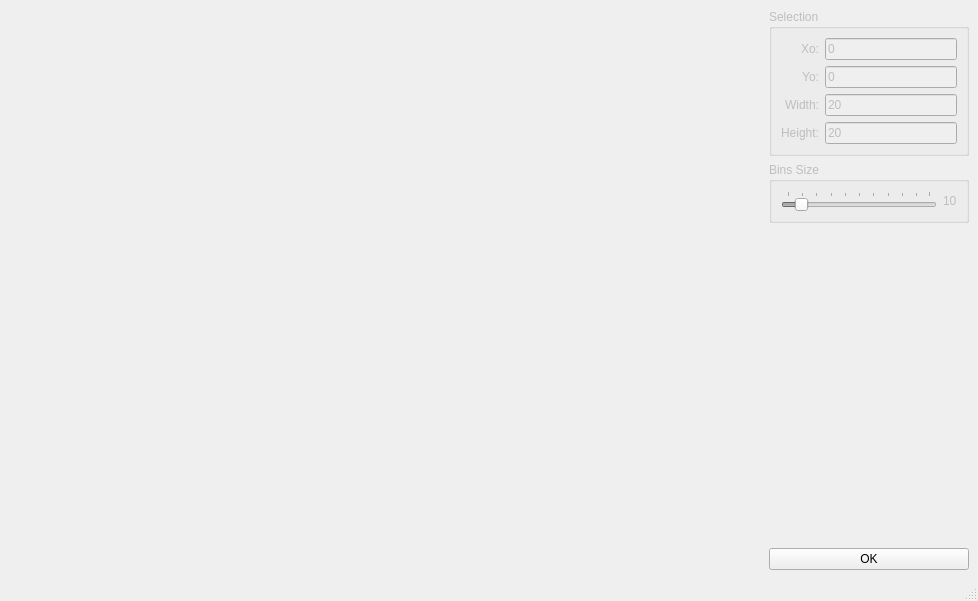
<?xml version="1.0" encoding="UTF-8"?>
<ui version="4.0">
 <class>MainWindow</class>
 <widget class="QMainWindow" name="MainWindow">
  <property name="geometry">
   <rect>
    <x>0</x>
    <y>0</y>
    <width>978</width>
    <height>601</height>
   </rect>
  </property>
  <property name="minimumSize">
   <size>
    <width>300</width>
    <height>0</height>
   </size>
  </property>
  <property name="windowTitle">
   <string>MainWindow</string>
  </property>
  <widget class="QWidget" name="centralwidget">
   <property name="minimumSize">
    <size>
     <width>0</width>
     <height>0</height>
    </size>
   </property>
   <layout class="QHBoxLayout" name="horizontalLayout_2">
    <item>
     <widget class="QWidget" name="left_widget" native="true">
      <property name="sizePolicy">
       <sizepolicy hsizetype="Expanding" vsizetype="Expanding">
        <horstretch>0</horstretch>
        <verstretch>0</verstretch>
       </sizepolicy>
      </property>
     </widget>
    </item>
    <item>
     <layout class="QVBoxLayout" name="verticalLayout_2">
      <property name="sizeConstraint">
       <enum>QLayout::SetMinimumSize</enum>
      </property>
      <item>
       <layout class="QVBoxLayout" name="verticalLayout">
        <property name="sizeConstraint">
         <enum>QLayout::SetMinimumSize</enum>
        </property>
        <item>
         <widget class="QGroupBox" name="groupBox">
          <property name="enabled">
           <bool>false</bool>
          </property>
          <property name="sizePolicy">
           <sizepolicy hsizetype="Minimum" vsizetype="Preferred">
            <horstretch>0</horstretch>
            <verstretch>0</verstretch>
           </sizepolicy>
          </property>
          <property name="minimumSize">
           <size>
            <width>200</width>
            <height>0</height>
           </size>
          </property>
          <property name="maximumSize">
           <size>
            <width>200</width>
            <height>16777215</height>
           </size>
          </property>
          <property name="title">
           <string>Selection</string>
          </property>
          <layout class="QGridLayout" name="gridLayout">
           <item row="0" column="0">
            <widget class="QLabel" name="label">
             <property name="sizePolicy">
              <sizepolicy hsizetype="Minimum" vsizetype="Preferred">
               <horstretch>0</horstretch>
               <verstretch>0</verstretch>
              </sizepolicy>
             </property>
             <property name="text">
              <string>Xo:</string>
             </property>
             <property name="alignment">
              <set>Qt::AlignRight|Qt::AlignTrailing|Qt::AlignVCenter</set>
             </property>
            </widget>
           </item>
           <item row="0" column="1">
            <widget class="QLineEdit" name="selection_x0">
             <property name="text">
              <string>0</string>
             </property>
            </widget>
           </item>
           <item row="1" column="0">
            <widget class="QLabel" name="label_2">
             <property name="text">
              <string>Yo:</string>
             </property>
             <property name="alignment">
              <set>Qt::AlignRight|Qt::AlignTrailing|Qt::AlignVCenter</set>
             </property>
            </widget>
           </item>
           <item row="1" column="1">
            <widget class="QLineEdit" name="selection_y0">
             <property name="text">
              <string>0</string>
             </property>
            </widget>
           </item>
           <item row="2" column="0">
            <widget class="QLabel" name="label_3">
             <property name="text">
              <string>Width:</string>
             </property>
             <property name="alignment">
              <set>Qt::AlignRight|Qt::AlignTrailing|Qt::AlignVCenter</set>
             </property>
            </widget>
           </item>
           <item row="2" column="1">
            <widget class="QLineEdit" name="selection_width">
             <property name="text">
              <string>20</string>
             </property>
            </widget>
           </item>
           <item row="3" column="0">
            <widget class="QLabel" name="label_4">
             <property name="text">
              <string>Height:</string>
             </property>
             <property name="alignment">
              <set>Qt::AlignRight|Qt::AlignTrailing|Qt::AlignVCenter</set>
             </property>
            </widget>
           </item>
           <item row="3" column="1">
            <widget class="QLineEdit" name="selection_height">
             <property name="text">
              <string>20</string>
             </property>
            </widget>
           </item>
          </layout>
         </widget>
        </item>
        <item>
         <widget class="QGroupBox" name="groupBox_2">
          <property name="enabled">
           <bool>false</bool>
          </property>
          <property name="sizePolicy">
           <sizepolicy hsizetype="Minimum" vsizetype="Preferred">
            <horstretch>0</horstretch>
            <verstretch>0</verstretch>
           </sizepolicy>
          </property>
          <property name="minimumSize">
           <size>
            <width>200</width>
            <height>0</height>
           </size>
          </property>
          <property name="maximumSize">
           <size>
            <width>200</width>
            <height>16777215</height>
           </size>
          </property>
          <property name="title">
           <string>Bins Size</string>
          </property>
          <layout class="QHBoxLayout" name="horizontalLayout">
           <item>
            <widget class="QSlider" name="bin_size_horizontalSlider">
             <property name="enabled">
              <bool>false</bool>
             </property>
             <property name="minimum">
              <number>1</number>
             </property>
             <property name="maximum">
              <number>100</number>
             </property>
             <property name="value">
              <number>10</number>
             </property>
             <property name="orientation">
              <enum>Qt::Horizontal</enum>
             </property>
             <property name="tickPosition">
              <enum>QSlider::TicksAbove</enum>
             </property>
             <property name="tickInterval">
              <number>10</number>
             </property>
            </widget>
           </item>
           <item>
            <widget class="QLabel" name="bin_size_label">
             <property name="text">
              <string>10</string>
             </property>
            </widget>
           </item>
          </layout>
         </widget>
        </item>
       </layout>
      </item>
      <item>
       <spacer name="verticalSpacer">
        <property name="orientation">
         <enum>Qt::Vertical</enum>
        </property>
        <property name="sizeType">
         <enum>QSizePolicy::Expanding</enum>
        </property>
        <property name="sizeHint" stdset="0">
         <size>
          <width>20</width>
          <height>40</height>
         </size>
        </property>
       </spacer>
      </item>
      <item>
       <widget class="QPushButton" name="pushButton">
        <property name="text">
         <string>OK</string>
        </property>
       </widget>
      </item>
     </layout>
    </item>
   </layout>
  </widget>
  <widget class="QStatusBar" name="statusbar"/>
 </widget>
 <resources>
  <include location="../icons/icons.qrc"/>
 </resources>
 <connections>
  <connection>
   <sender>selection_x0</sender>
   <signal>editingFinished()</signal>
   <receiver>MainWindow</receiver>
   <slot>roi_selection_widgets_modified()</slot>
   <hints>
    <hint type="sourcelabel">
     <x>680</x>
     <y>66</y>
    </hint>
    <hint type="destinationlabel">
     <x>786</x>
     <y>117</y>
    </hint>
   </hints>
  </connection>
  <connection>
   <sender>selection_y0</sender>
   <signal>editingFinished()</signal>
   <receiver>MainWindow</receiver>
   <slot>roi_selection_widgets_modified()</slot>
   <hints>
    <hint type="sourcelabel">
     <x>596</x>
     <y>93</y>
    </hint>
    <hint type="destinationlabel">
     <x>797</x>
     <y>158</y>
    </hint>
   </hints>
  </connection>
  <connection>
   <sender>selection_width</sender>
   <signal>editingFinished()</signal>
   <receiver>MainWindow</receiver>
   <slot>roi_selection_widgets_modified()</slot>
   <hints>
    <hint type="sourcelabel">
     <x>680</x>
     <y>128</y>
    </hint>
    <hint type="destinationlabel">
     <x>788</x>
     <y>207</y>
    </hint>
   </hints>
  </connection>
  <connection>
   <sender>selection_height</sender>
   <signal>editingFinished()</signal>
   <receiver>MainWindow</receiver>
   <slot>roi_selection_widgets_modified()</slot>
   <hints>
    <hint type="sourcelabel">
     <x>580</x>
     <y>154</y>
    </hint>
    <hint type="destinationlabel">
     <x>783</x>
     <y>279</y>
    </hint>
   </hints>
  </connection>
  <connection>
   <sender>bin_size_horizontalSlider</sender>
   <signal>valueChanged(int)</signal>
   <receiver>MainWindow</receiver>
   <slot>bin_slider_value_changed()</slot>
   <hints>
    <hint type="sourcelabel">
     <x>538</x>
     <y>213</y>
    </hint>
    <hint type="destinationlabel">
     <x>488</x>
     <y>300</y>
    </hint>
   </hints>
  </connection>
  <connection>
   <sender>pushButton</sender>
   <signal>clicked()</signal>
   <receiver>MainWindow</receiver>
   <slot>ok_button_clicked()</slot>
   <hints>
    <hint type="sourcelabel">
     <x>738</x>
     <y>552</y>
    </hint>
    <hint type="destinationlabel">
     <x>872</x>
     <y>485</y>
    </hint>
   </hints>
  </connection>
 </connections>
 <slots>
  <slot>sample_import_button_clicked()</slot>
  <slot>time_spectra_import_button_clicked()</slot>
  <slot>open_beam_import_button_clicked()</slot>
  <slot>sample_list_selection_changed()</slot>
  <slot>open_beam_list_selection_changed()</slot>
  <slot>sample_list_right_click()</slot>
  <slot>time_spectra_selection_changed()</slot>
  <slot>load_data_tab_changed()</slot>
  <slot>time_spectra_preview_button_clicked()</slot>
  <slot>normalized_import_button_clicked()</slot>
  <slot>normalized_list_selection_changed()</slot>
  <slot>update_delta_lambda()</slot>
  <slot>crystal_structure_index_changed()</slot>
  <slot>crystal_structure_2_index_changed()</slot>
  <slot>list_of_element_index_changed()</slot>
  <slot>list_of_element_2_index_changed()</slot>
  <slot>lattice_text_changed()</slot>
  <slot>lattice_2_text_changed()</slot>
  <slot>material_display_clicked()</slot>
  <slot>material_display_2_clicked()</slot>
  <slot>normalization_add_roi_button_clicked()</slot>
  <slot>normalization_remove_roi_button_clicked()</slot>
  <slot>normalization_use_coefficient_checked()</slot>
  <slot>normalization_button_clicked()</slot>
  <slot>normalization_coefficient_value_changed()</slot>
  <slot>tab_widget_changed()</slot>
  <slot>normalization_tableWidget_cell_changed()</slot>
  <slot>beam_rate_changed()</slot>
  <slot>distance_source_detector_changed()</slot>
  <slot>detector_offset_changed()</slot>
  <slot>distance_source_detector_2_changed()</slot>
  <slot>detector_offset_2_changed()</slot>
  <slot>beam_rate_2_changed()</slot>
  <slot>list_of_elements_current_text_changed()</slot>
  <slot>add_element_clicked()</slot>
  <slot>reset_lattice_button_clicked()</slot>
  <slot>reset_crystal_structure_button_clicked()</slot>
  <slot>reset_lattice_button_2_clicked()</slot>
  <slot>reset_crystal_structure_button_2_clicked()</slot>
  <slot>normalized_time_spectra_import_button_clicked()</slot>
  <slot>normalized_time_spectra_preview_button_clicked()</slot>
  <slot>test_me_clicked()</slot>
  <slot>menu_view_load_data_clicked()</slot>
  <slot>menu_view_normalization_clicked()</slot>
  <slot>menu_view_normalized_clicked()</slot>
  <slot>menu_view_binning_clicked()</slot>
  <slot>menu_view_fitting_clicked()</slot>
  <slot>menu_view_strain_mapping_clicked()</slot>
  <slot>roi_selection_widgets_modified()</slot>
  <slot>bin_slider_value_changed()</slot>
  <slot>ok_button_clicked()</slot>
 </slots>
</ui>
